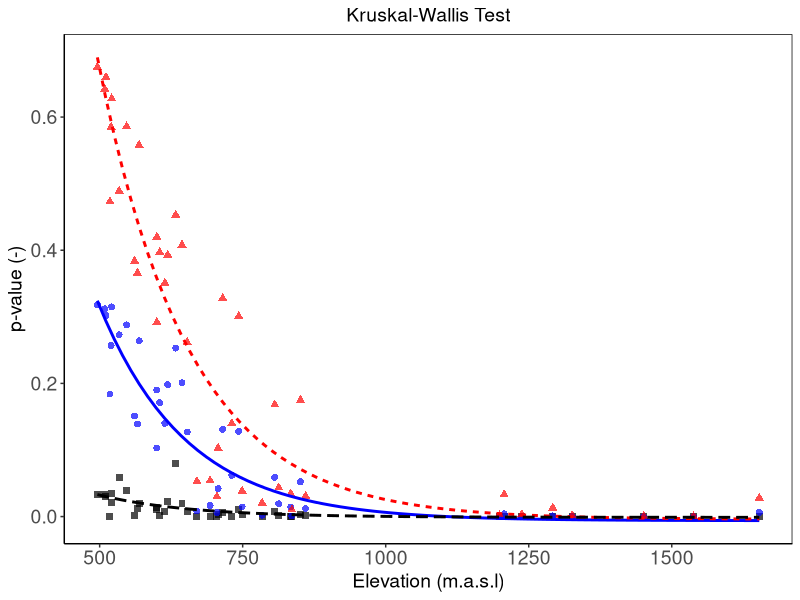

Source code (R):
# Proyecto Inundaciones Tena

# Autor: Jorge Hurtado - Pidal
# Fecha: 20 de marzo de 2023

# Fig. 8. Effect of climate change and LUCC on floods with kruskal-Wallis

# .................................................................................................

# libraries

{
library(ggplot2)
library(ggpubr)
library(tidyverse)
library(ggtext)
}

# Preparing the environment

cat("\014")       #clean conosle   
rm(list = ls())   #clean environment
graphics.off()    #clean plots

# Load data

data <- read.csv("./Results/datafig.csv"); head(data)

{
kwtr2 <- data %>% select(elev,kwtr2p) %>% mutate (group = "kwtr2")
names(kwtr2) <- c("elev","kwpv","group")

kwtr10 <- data %>% select(elev, kwtr10p) %>% mutate (group = "kwtr10")
names(kwtr10) <- c("elev","kwpv","group")

kwtr100 <- data %>% select(elev, kwtr100p) %>% mutate (group = "kwtr100")
names(kwtr100) <- c("elev","kwpv","group")

kwdata <- rbind(kwtr2,kwtr10,kwtr100)
} 

# .................................................................................................

# grafico ----

formula <- (y ~ SSasymp(x, Asym, R0, lrc))

(f1 <-  ggplot(data=kwdata,mapping=aes(x=elev, y=kwpv, color=group, linetype=group)) + 
   
        geom_point(aes(shape=group), 
                   show.legend=F,size = 2, alpha = 0.7) +
         
        stat_smooth(aes(fill = group, color = group), 
                    method = "nls", formula = formula, se = F,show.legend=F)+
         
        scale_colour_manual(name = "Return Period",
                             breaks = c("kwtr2","kwtr10","kwtr100"),
                             labels = c("Rp2","Rp10","Rp100"),
                             values = c("black","blue","red"))+
      
        labs(x = "Elevation (m.a.s.l)", y = "p-value (-)", 
             title = "Kruskal-Wallis Test", size=5) +
    
        theme(plot.title=element_text(hjust=0.5, size=14),
              axis.title.x = element_text(size = 14),
              axis.text.x = element_text(size = 14),
              axis.text.y = element_text(size = 14),
              axis.title.y = element_text(size = 14),
              panel.background = element_rect(fill = 'white'),
              panel.border = element_rect(colour = "black", fill = NA, size = 0.5),
              axis.line.x = element_line(size = 0.5, color = "black"),
              axis.line.y = element_line(size = 0.5, color = "black"),
              legend.key.size = unit(0.9, 'cm'),
              legend.text = element_text(size=16),
              legend.title = element_text(size=17),
              legend.key = element_rect(fill = "transparent")))
            
        #theme_bw())
        
        
# trash code ..................................